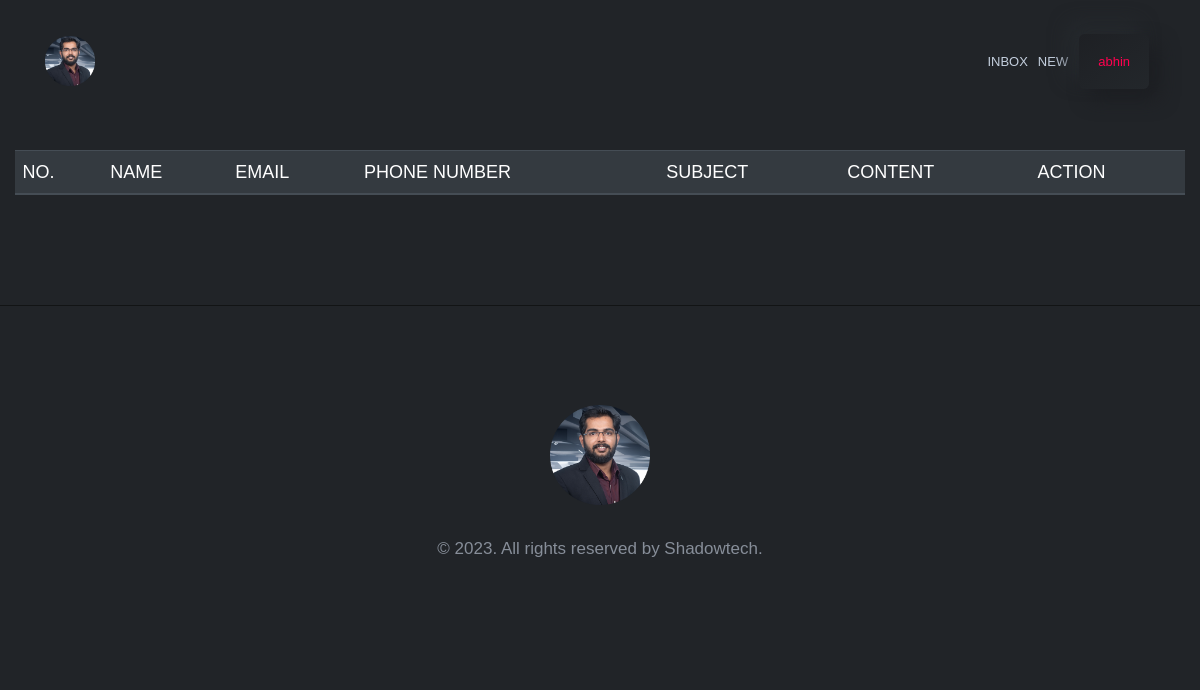
The page /admin_page (signed in) on the database as committed earlier.
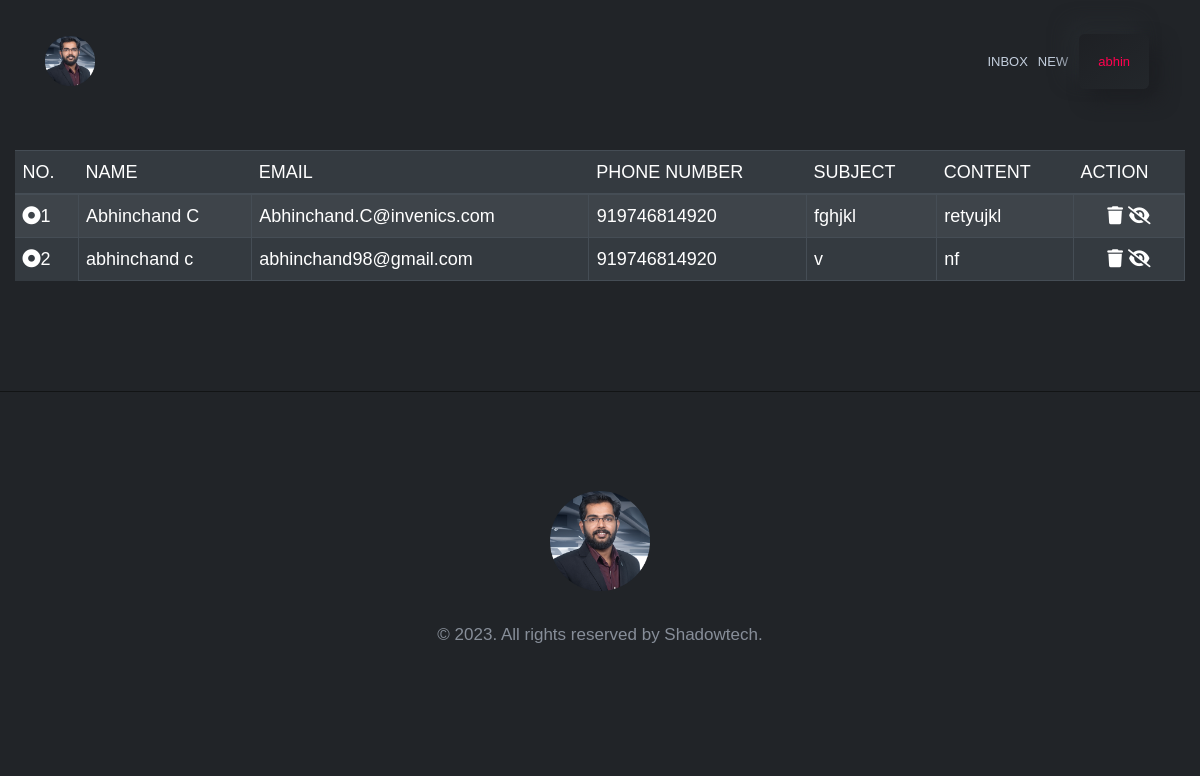
The same page on the database as committed later.
### shadow/models.py (models this page shows, shortened)
class Shadow_user(AbstractUser):
    image = ImageField(upload_to='images')

class Message(models.Model):
    name = models.CharField(max_length=100)
    email = models.EmailField(max_length=100)
    phone_no = models.IntegerField()
    subject = models.CharField(max_length=250)
    content = models.TextField()
    status = models.BooleanField(default=False)
    update = models.DateTimeField(auto_now=True, auto_now_add=False)
    timestamp = models.DateTimeField(auto_now=False, auto_now_add=True)
    class Meta:
        ordering = ["-timestamp", "-update"]

### shadow/views.py (the view)
# urls.py: path('admin_page',admin_page,name='admin_page'),
@login_required()
def admin_page(request):
    data = Message.objects.all()
    context ={
        'message_data':data
    }
    return render(request,'admin/inbox.html',context)

### templates/admin/inbox.html
{% extends 'admin/admin_home.html' %}
{% block content %}
<div id="home" class="rn-slider-area">
    <div class="slide slider-style-1">
        <div class="container">
            <table class="table table-striped table-dark">
                <thead>
                <tr>
                    <th scope="col">No.</th>
                    <th scope="col">Name</th>
                    <th scope="col">Email</th>
                    <th scope="col">Phone Number</th>
                    <th scope="col">Subject</th>
                    <th scope="col">content</th>
                    <th scope="col">Action</th>
                </tr>
                </thead>
                <tbody>
                {% for msg in message_data %}
                    <tr>
                        <th scope="row">
                            {% if not msg.status %}
                                <i class="fa-solid fa-circle-dot">
                            {% endif %}
                            </i>{{ forloop.counter }} </th>
                        <td>{{ msg.name }}</td>
                        <td>{{ msg.email }}</td>
                        <td>{{ msg.phone_no }}</td>
                        <td>{{ msg.subject }}</td>
                        <td>{{ msg.content }}</td>
                        <td align="center"><a href="{% url 'delete_message' id=msg.id %}"><i
                                class="fa-solid fa-trash"></i></a>
                            <a href="{% url 'read_message' id=msg.id %}"><i class="fa-sharp fa-solid fa-eye-slash"></i></a>
                        </td>
                    </tr>
                {% endfor %}
                </tbody>
            </table>
        </div>
    </div>
</div>
{% endblock %}

### templates/admin/admin_home.html (shortened to what this page needs)
<!DOCTYPE html>
{% load static %}
<html lang="en">
<head>
    <link rel="stylesheet" href=" {% static 'assets/css/vendor/bootstrap.min.css' %} ">
    <link rel="stylesheet" href=" {% static 'assets/css/vendor/slick.css' %} ">
    <link rel="stylesheet" href=" {% static 'assets/css/vendor/slick-theme.css' %} ">
    <link rel="stylesheet" href=" {% static 'assets/css/vendor/aos.css' %} ">
    <link rel="stylesheet" href=" {% static 'assets/css/plugins/feature.css' %} ">
    <link rel="stylesheet" href=" {% static 'assets/css/style.css' %} ">
</head>
<body class="template-color-1 spybody" data-spy="scroll" data-target=".navbar-example2" data-offset="70">
<header class="rn-header haeder-default black-logo-version header--fixed header--sticky">
    <div class="header-wrapper rn-popup-mobile-menu m--0 row align-items-center">
        <div class="col-lg-2 col-6">
            <div class="header-left">
                <div class="logo">
                    <a href=" {% url 'login' %} ">
                        <img src=" {% static 'assets/images/logo/logo.png' %} " alt="logo" width="50">
                    </a>
                </div>
            </div>
        </div>
        <div class="col-lg-10 col-6">
            <div class="header-center">
                <nav id="sideNav" class="mainmenu-nav navbar-example2 d-none d-xl-block">
                    <ul class="primary-menu nav nav-pills">
                        <li class="nav-item"><a  href="{% url 'admin_page' %}">Inbox</a></li>
                        <li class="nav-item"><a
                                                href="{% url 'new_inbox' %}">New </a></li>
                    </ul>
                </nav>
                <div class="header-right">
                    <a class="rn-btn" target="_blank" href=" {% url 'logout' %} "><span>
                            {% if request.user.is_authenticated %}
                                {{ request.user.username }}
                            {% else %}
                                GUST MODE
                            {% endif %}</span></a>
                </div>
            </div>
        </div>
    </div>
</header>
<main class="main-page-wrapper">
{% block content %}
{% endblock %}
</main>
<div class="rn-footer-area rn-section-gap section-separator" >
    <div class="container">
        <div class="row">
            <div class="col-lg-12">
                <div class="footer-area text-center">
                    <div class="logo">
                        <a href="#">
                            <img src=" {% static 'assets/images/logo/logo-vertical.png' %} " alt="logo" width="100">
                        </a>
                    </div>
                    <p class="description mt--30">© 2023. All rights reserved by <a target="_blank"
                                                                                    href="Shadowtech">Shadowtech.</a>
                    </p>
                </div>
            </div>
        </div>
    </div>
</div>
</body>
</html>

Rows that differ between the two databases and show on the page:
added Message: status False (drawn), name "Abhinchand C", email "Abhinchand.C@invenics.com", phone_no "919746814920", subject "fghjkl", content "retyujkl"
added Message: status False (drawn), name "abhinchand c", email "abhinchand98@gmail.com", phone_no "919746814920", subject "v", content "nf"
